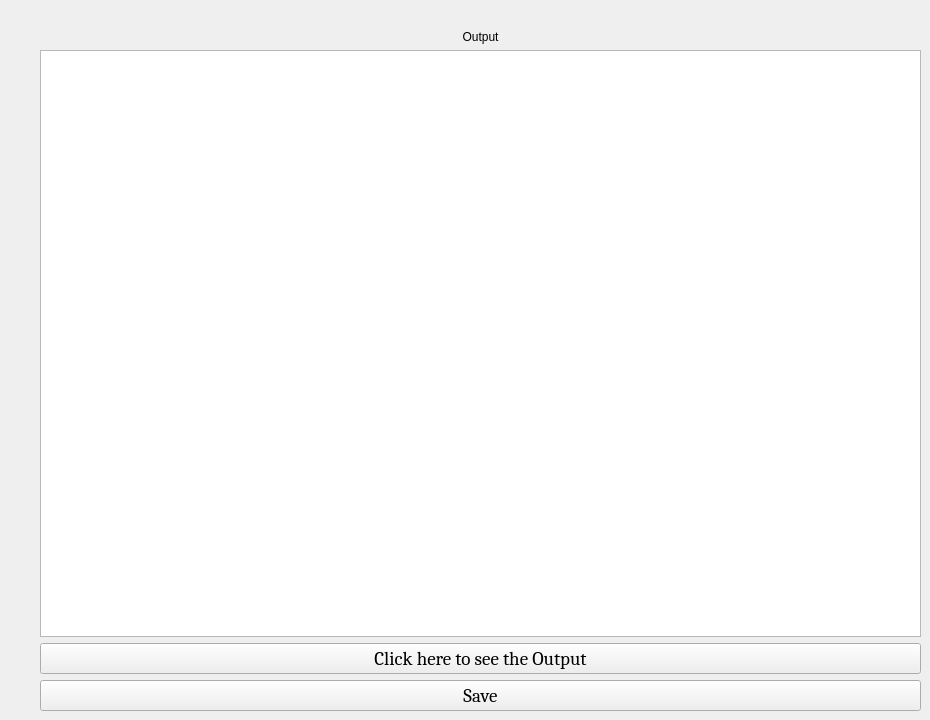
        <widget class="QWidget" name="page_9">
         <widget class="QWidget" name="layoutWidget">
          <property name="geometry">
           <rect>
            <x>40</x>
            <y>30</y>
            <width>881</width>
            <height>681</height>
           </rect>
          </property>
          <layout class="QVBoxLayout" name="verticalLayout_18">
           <item>
            <layout class="QVBoxLayout" name="verticalLayout_9">
             <item>
              <widget class="QLabel" name="label_20">
               <property name="text">
                <string>Output</string>
               </property>
               <property name="alignment">
                <set>Qt::AlignCenter</set>
               </property>
              </widget>
             </item>
             <item>
              <widget class="QTextEdit" name="textEdit_9">
               <property name="font">
                <font>
                 <family>Cambria</family>
                 <pointsize>14</pointsize>
                </font>
               </property>
               <property name="styleSheet">
                <string notr="true">*{
	background-image:url(:/image/3.jpg);
	background-repeat: no-repeat;
	background-attachment: fixed;
	background-position: center;
}</string>
               </property>
              </widget>
             </item>
             <item>
              <widget class="QPushButton" name="pushButton_6">
               <property name="font">
                <font>
                 <family>Cambria</family>
                 <pointsize>14</pointsize>
                </font>
               </property>
               <property name="text">
                <string>Click here to see the Output</string>
               </property>
              </widget>
             </item>
            </layout>
           </item>
           <item>
            <widget class="QPushButton" name="pushButton_15">
             <property name="font">
              <font>
               <family>Cambria</family>
               <pointsize>14</pointsize>
              </font>
             </property>
             <property name="text">
              <string>Save</string>
             </property>
            </widget>
           </item>
          </layout>
         </widget>
        </widget>
